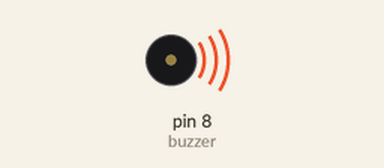
Recording of a sketch running on a simulated Arduino Uno, built with avr-gcc and run on an emulated ATmega328P. Parts: buzzer (waves = sounding).

Above: at 0.2 s.
At 4.95 s:
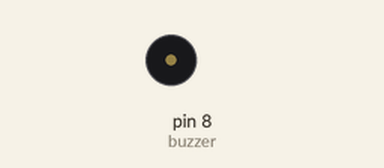
Timing chart, 0 to 5.2 s (numbered marks = the images above):
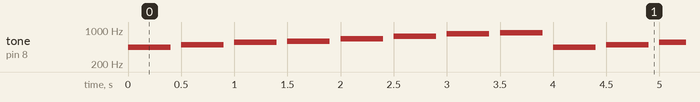

The sketch:

Ch_8_7_musical_scale_if_switch_pushed_stub.ino
```cpp
/*
     basic_musical_scale_if_switch_pushed_stub

     copy and paste this program into the Arduino IDE
     name this program basic_musical_scale_if_switch_pushed_stub

     this lesson creates a stub function for testing
 */
//  ------------------------------------------------------------------------------------
void setup() {
// space to insert statements in the setup() function
}

// ---------------------------------------------------------------------------
void loop() {
  if(switchStatus() == true)	playScale();
}

// ---------------------------------------------------------------------------
void playScale() {
  static const int Do = 440;
  static const int Re = 494;
  static const int Mi = 554;
  static const int Fa = 587;
  static const int Sol = 659;
  static const int La = 740;
  static const int Ti = 831;
  static const int Do2 = 880;

  static const int buzzer = 8;				// the buzzer is on pin 8

  pinMode(buzzer, OUTPUT);

  static const int toneArray[] = {Do, Re, Mi, Fa, Sol, La, Ti, Do2};	// moved this into playScale function

  for(int i = 0 ; i < 8 ; i++) {
	tone(buzzer, toneArray[i]);		// send the frequency toneArray[i] to the pin “buzzer”
       	delay(400);
        noTone(buzzer);
        delay(100);
  }
}

// ---------------------------------------------------------------------------
boolean switchStatus() {
// returns true if pushed and false if not pushed
	return true;	// return true for now
}
```

Measured:
- by itself, tone on pin 8 (buzzer): repeats every 4.0 s: silent 0.10 s, 494 Hz 0.40 s, silent 0.10 s, 554 Hz 0.40 s, silent 0.10 s, 587 Hz 0.40 s, silent 0.10 s, 659 Hz 0.40 s, silent 0.10 s, 740 Hz 0.40 s, silent 0.10 s, 831 Hz 0.40 s, silent 0.10 s, 880 Hz 0.40 s, silent 0.10 s, 440 Hz 0.40 s
